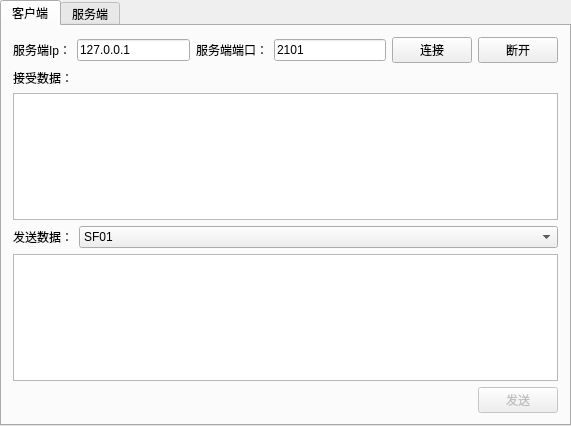
<?xml version="1.0" encoding="UTF-8"?>
<ui version="4.0">
 <class>ntrip_qtClass</class>
 <widget class="QMainWindow" name="ntrip_qtClass">
  <property name="geometry">
   <rect>
    <x>0</x>
    <y>0</y>
    <width>571</width>
    <height>426</height>
   </rect>
  </property>
  <property name="windowTitle">
   <string>ntrip_qt</string>
  </property>
  <widget class="QWidget" name="centralWidget">
   <layout class="QHBoxLayout" name="horizontalLayout">
    <property name="spacing">
     <number>0</number>
    </property>
    <property name="margin">
     <number>0</number>
    </property>
    <item>
     <widget class="QTabWidget" name="TabPage">
      <property name="currentIndex">
       <number>0</number>
      </property>
      <widget class="QWidget" name="ClientTab">
       <attribute name="title">
        <string>客户端</string>
       </attribute>
       <layout class="QVBoxLayout" name="verticalLayout">
        <item>
         <layout class="QHBoxLayout" name="horizontalLayout_2">
          <item>
           <widget class="QLabel" name="label">
            <property name="text">
             <string>服务端Ip：</string>
            </property>
           </widget>
          </item>
          <item>
           <widget class="QLineEdit" name="clientIpEdit">
            <property name="text">
             <string>127.0.0.1</string>
            </property>
           </widget>
          </item>
          <item>
           <widget class="QLabel" name="label_2">
            <property name="text">
             <string>服务端端口：</string>
            </property>
           </widget>
          </item>
          <item>
           <widget class="QLineEdit" name="clientPortEdit">
            <property name="text">
             <string>2101</string>
            </property>
           </widget>
          </item>
          <item>
           <widget class="QPushButton" name="clientConnect">
            <property name="text">
             <string>连接</string>
            </property>
           </widget>
          </item>
          <item>
           <widget class="QPushButton" name="clientDisconnect">
            <property name="text">
             <string>断开</string>
            </property>
           </widget>
          </item>
         </layout>
        </item>
        <item>
         <widget class="QLabel" name="label_3">
          <property name="text">
           <string>接受数据：</string>
          </property>
         </widget>
        </item>
        <item>
         <widget class="QPlainTextEdit" name="clientReceiveText">
          <property name="readOnly">
           <bool>true</bool>
          </property>
         </widget>
        </item>
        <item>
         <layout class="QHBoxLayout" name="horizontalLayout_4" stretch="0,1">
          <item>
           <widget class="QLabel" name="label_4">
            <property name="text">
             <string>发送数据：</string>
            </property>
           </widget>
          </item>
          <item>
           <widget class="QComboBox" name="channelSelect">
            <item>
             <property name="text">
              <string>SF01</string>
             </property>
            </item>
            <item>
             <property name="text">
              <string>SF02</string>
             </property>
            </item>
            <item>
             <property name="text">
              <string>SF03</string>
             </property>
            </item>
           </widget>
          </item>
         </layout>
        </item>
        <item>
         <widget class="QPlainTextEdit" name="clientSendText">
          <property name="readOnly">
           <bool>true</bool>
          </property>
         </widget>
        </item>
        <item>
         <layout class="QHBoxLayout" name="horizontalLayout_3">
          <item>
           <spacer name="horizontalSpacer">
            <property name="orientation">
             <enum>Qt::Horizontal</enum>
            </property>
            <property name="sizeHint" stdset="0">
             <size>
              <width>40</width>
              <height>20</height>
             </size>
            </property>
           </spacer>
          </item>
          <item>
           <widget class="QPushButton" name="clientSend">
            <property name="enabled">
             <bool>false</bool>
            </property>
            <property name="text">
             <string>发送</string>
            </property>
           </widget>
          </item>
         </layout>
        </item>
       </layout>
      </widget>
      <widget class="QWidget" name="ServerTab">
       <attribute name="title">
        <string>服务端</string>
       </attribute>
       <layout class="QHBoxLayout" name="horizontalLayout_8" stretch="2,1">
        <item>
         <layout class="QVBoxLayout" name="verticalLayout_2">
          <item>
           <widget class="QLabel" name="label_6">
            <property name="text">
             <string>接受数据：</string>
            </property>
           </widget>
          </item>
          <item>
           <widget class="QPlainTextEdit" name="serverReceiveText">
            <property name="readOnly">
             <bool>true</bool>
            </property>
           </widget>
          </item>
          <item>
           <widget class="QLabel" name="label_5">
            <property name="text">
             <string>发送数据：</string>
            </property>
           </widget>
          </item>
          <item>
           <widget class="QPlainTextEdit" name="serverSendText">
            <property name="readOnly">
             <bool>false</bool>
            </property>
           </widget>
          </item>
          <item>
           <layout class="QHBoxLayout" name="horizontalLayout_5">
            <item>
             <widget class="QCheckBox" name="ForwardCheck">
              <property name="text">
               <string>转发</string>
              </property>
             </widget>
            </item>
            <item>
             <widget class="QLineEdit" name="ForwardIpEdit">
              <property name="text">
               <string>104.42.214.164</string>
              </property>
             </widget>
            </item>
            <item>
             <spacer name="horizontalSpacer_2">
              <property name="orientation">
               <enum>Qt::Horizontal</enum>
              </property>
              <property name="sizeHint" stdset="0">
               <size>
                <width>40</width>
                <height>20</height>
               </size>
              </property>
             </spacer>
            </item>
            <item>
             <widget class="QPushButton" name="severSend">
              <property name="enabled">
               <bool>false</bool>
              </property>
              <property name="text">
               <string>发送</string>
              </property>
             </widget>
            </item>
           </layout>
          </item>
         </layout>
        </item>
        <item>
         <layout class="QVBoxLayout" name="verticalLayout_3">
          <item>
           <layout class="QHBoxLayout" name="horizontalLayout_7">
            <item>
             <widget class="QLabel" name="label_8">
              <property name="text">
               <string>服务端端口：</string>
              </property>
             </widget>
            </item>
            <item>
             <widget class="QLineEdit" name="serverPortEdit">
              <property name="text">
               <string>2101</string>
              </property>
             </widget>
            </item>
           </layout>
          </item>
          <item>
           <layout class="QHBoxLayout" name="horizontalLayout_6">
            <item>
             <widget class="QPushButton" name="serverListen">
              <property name="text">
               <string>监听</string>
              </property>
             </widget>
            </item>
            <item>
             <widget class="QPushButton" name="serverClose">
              <property name="text">
               <string>关闭</string>
              </property>
             </widget>
            </item>
           </layout>
          </item>
          <item>
           <widget class="QLabel" name="label_7">
            <property name="text">
             <string>客户端列表：</string>
            </property>
           </widget>
          </item>
          <item>
           <widget class="QListWidget" name="onlineUserList"/>
          </item>
         </layout>
        </item>
       </layout>
      </widget>
     </widget>
    </item>
   </layout>
  </widget>
 </widget>
 <layoutdefault spacing="6" margin="11"/>
 <resources>
  <include location="ntrip_qt.qrc"/>
 </resources>
 <connections/>
</ui>
